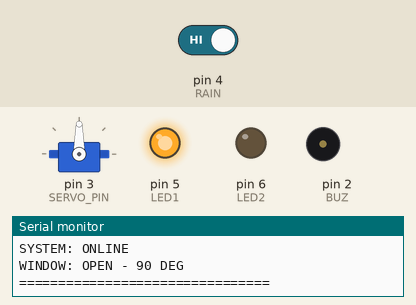
The sketch below on a simulated Arduino Uno, built with avr-gcc and run on an emulated ATmega328P. Shown: servo, output pins drawn as LEDs (lit = HIGH), buzzer (waves = sounding, pin HIGH), the last lines printed to the serial monitor. Inputs (shaded band) come from the test bench; at power-on: pin 4 (RAIN) HIGH.

Above: at 2.2 s.
2.3 s: pin 4 (RAIN) driven LOW
At 3.52 s:
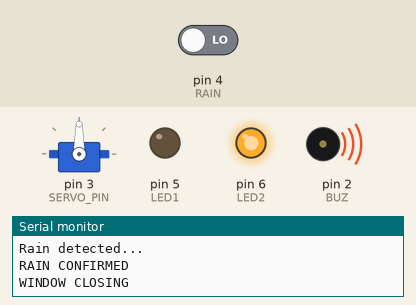
At 4.1 s:
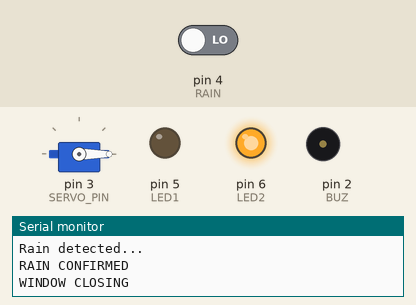
5.1 s: pin 4 (RAIN) driven HIGH
At 8.0 s:
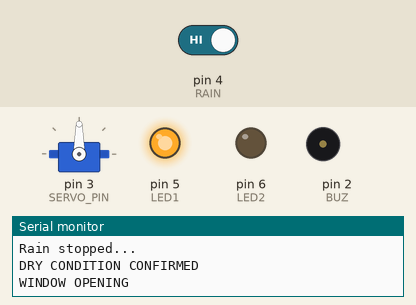
Timing chart, 0 to 9.5 s (numbered marks = the images above; inputs shaded):
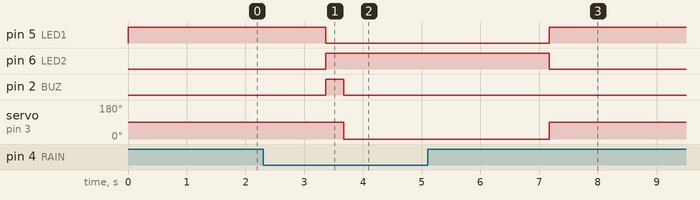

Measured:
- after the input at 2.3 s, pin 5 (LED1): HIGH → LOW after 1.1 s; pin 6 (LED2): LOW → HIGH after 1.1 s; pin 2 (BUZ): LOW → HIGH after 1.1 s, → LOW 0.30 s later; servo on pin 3 (SERVO_PIN): 90° → 0° after 1.4 s
- after the input at 5.1 s, pin 5 (LED1): LOW → HIGH after 2.1 s; pin 6 (LED2): HIGH → LOW after 2.1 s; servo on pin 3 (SERVO_PIN): 0° → 90° after 2.1 s

The sketch:

rainshield.ino
```cpp
#include <Servo.h>

Servo myservo;

// Pin configuration
#define BUZ 2
#define SERVO_PIN 3
#define RAIN 4
#define LED1 5
#define LED2 6

// Window positions
#define WINDOW_OPEN 90
#define WINDOW_CLOSED 0

// Rain sensor is active LOW
#define RAIN_DETECTED LOW

bool windowClosed = false;

void setup()
{
  Serial.begin(9600);

  pinMode(BUZ, OUTPUT);
  pinMode(LED1, OUTPUT);
  pinMode(LED2, OUTPUT);
  pinMode(RAIN, INPUT);

  // Attach servo
  myservo.attach(SERVO_PIN);

  // IMPORTANT:
  // Every power-up/reset starts with window OPEN
  myservo.write(WINDOW_OPEN);

  // Initial dry/open indication
  digitalWrite(LED1, HIGH);
  digitalWrite(LED2, LOW);
  digitalWrite(BUZ, LOW);

  windowClosed = false;

  Serial.println("================================");
  Serial.println("SMART BUS WINDOW SYSTEM");
  Serial.println("SYSTEM: ONLINE");
  Serial.println("WINDOW: OPEN - 90 DEG");
  Serial.println("================================");

  delay(1000);
}

void loop()
{
  int rain = digitalRead(RAIN);

  // =========================================
  // RAIN DETECTED
  // =========================================

  if (rain == RAIN_DETECTED && windowClosed == false)
  {
    Serial.println("Rain detected...");

    // Confirm rain condition
    delay(1000);

    if (digitalRead(RAIN) == RAIN_DETECTED)
    {
      Serial.println("RAIN CONFIRMED");
      Serial.println("WINDOW CLOSING");

      // Rain indication
      digitalWrite(LED1, LOW);
      digitalWrite(LED2, HIGH);

      // Short buzzer
      digitalWrite(BUZ, HIGH);
      delay(300);
      digitalWrite(BUZ, LOW);

      // Close window
      myservo.write(WINDOW_CLOSED);

      delay(1000);

      windowClosed = true;

      Serial.println("WINDOW CLOSED - 0 DEG");
    }
  }

  // =========================================
  // RAIN STOPPED
  // =========================================

  if (rain != RAIN_DETECTED && windowClosed == true)
  {
    Serial.println("Rain stopped...");

    // Confirm dry condition
    delay(2000);

    if (digitalRead(RAIN) != RAIN_DETECTED)
    {
      Serial.println("DRY CONDITION CONFIRMED");
      Serial.println("WINDOW OPENING");

      // Dry indication
      digitalWrite(LED1, HIGH);
      digitalWrite(LED2, LOW);
      digitalWrite(BUZ, LOW);

      // Open window
      myservo.write(WINDOW_OPEN);

      delay(1000);

      windowClosed = false;

      Serial.println("WINDOW OPEN - 90 DEG");
    }
  }

  delay(100);
}
```
